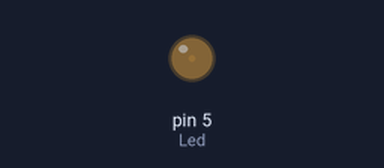
A sketch run on a simulated Arduino Uno, built with avr-gcc and run on an emulated ATmega328P. Shown: output pins drawn as LEDs (lit = HIGH).

Above: at 0.05 s.
At 0.95 s:
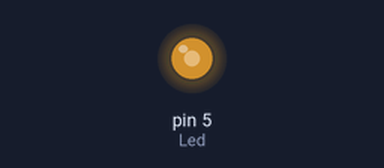
At 1.4 s:
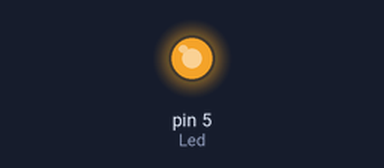
At 2.75 s:
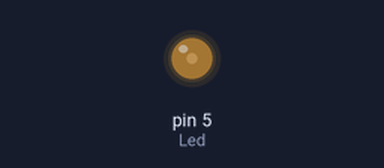
Timing chart, 0 to 7.2 s (numbered marks = the images above):
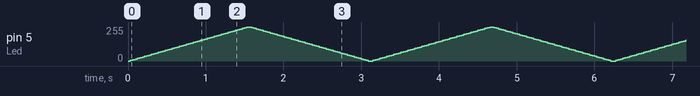

The sketch:

P6-Fondu_Q2.ino
```cpp
// Croquis P6-Fondu_Q2.ino

//----- CONSTANTES -----
#define Pot 0  // POT. sur la ligne analogique 0 (A0)
#define Led 5  // LED sur la ligne E/S 5 (PWM)

//----- VARIABLE -----

//----- PROCEDURE D'INITIALISATION -----
void setup() {

}

//----- BOUCLE PRINCIPALE -----
void loop(){
  for (int laImp = 0 ; laImp <= 255 ; laImp = laImp + 5) {
    analogWrite(Led, laImp); // Réglage de la largeur d'impulsion
    delay(30); // Pour avoir le temps de voir quelquechose...
    // changez la valeur donnée à delay pour essayer
  }
  for (int laImp = 255 ; laImp >= 0 ; laImp = laImp - 5) {
    analogWrite(Led, laImp); // Réglage de la largeur d'impulsion
    delay(30); // Pour avoir le temps de voir quelquechose...
  }
}
```
